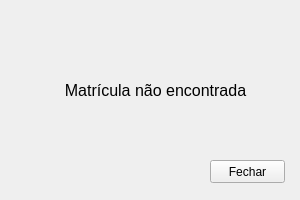
<?xml version="1.0" encoding="UTF-8"?>
<ui version="4.0">
 <class>Form</class>
 <widget class="QWidget" name="Form">
  <property name="geometry">
   <rect>
    <x>0</x>
    <y>0</y>
    <width>300</width>
    <height>200</height>
   </rect>
  </property>
  <property name="windowTitle">
   <string>Form</string>
  </property>
  <widget class="QLabel" name="label">
   <property name="geometry">
    <rect>
     <x>20</x>
     <y>50</y>
     <width>271</width>
     <height>81</height>
    </rect>
   </property>
   <property name="font">
    <font>
     <family>Arial</family>
     <pointsize>12</pointsize>
    </font>
   </property>
   <property name="text">
    <string>Matrícula não encontrada</string>
   </property>
   <property name="alignment">
    <set>Qt::AlignCenter</set>
   </property>
  </widget>
  <widget class="QPushButton" name="pushButton">
   <property name="geometry">
    <rect>
     <x>210</x>
     <y>160</y>
     <width>75</width>
     <height>23</height>
    </rect>
   </property>
   <property name="text">
    <string>Fechar</string>
   </property>
  </widget>
 </widget>
 <resources/>
 <connections/>
</ui>
